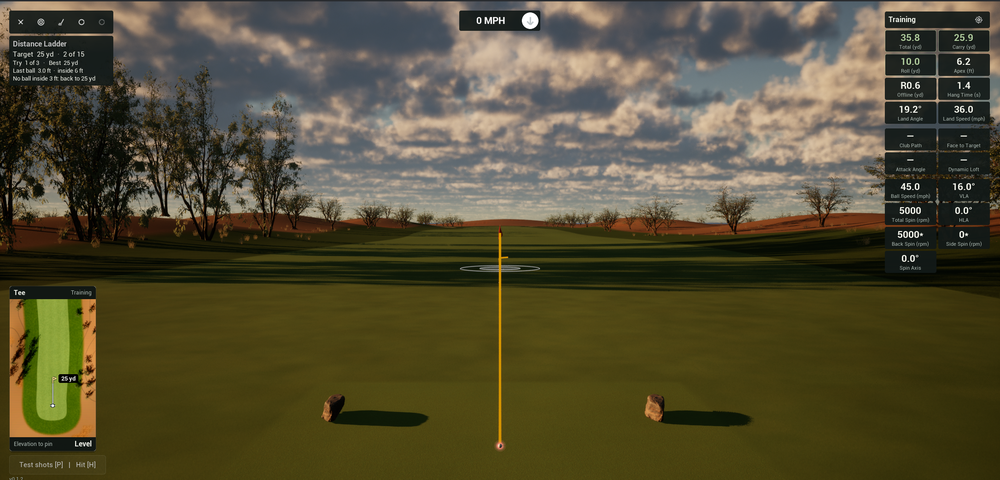
#> input picture Assets/Images/public_range.png, 1000 x 480 px, shrunk from 2171 x 1043 before the run
$ python -i grass_stability.py   (imports and definitions only)
#> lines starting #> are read from the running program, lines starting #| are printed output that depends on the picture
# SPDX-License-Identifier: MIT
"""Measure grass shimmer from the stationary frame sequences of UOpenGolf.Visual.RangeAssets.

Compares frames of a view's sequence over the lower (turf) part of the image: the mean of
each pixel's largest RGB-channel difference (out of 255) and the percentage of pixels whose
largest difference exceeds a threshold. The primary figure averages every consecutive frame
pair, which is far less noisy than one first-vs-last pair (also printed, matching the
original Windows measurements). View0 is the tee with
grass, View1 the same camera without grass, View4 the grass closeup and View5 the edge.
The terrain profile (UOpenGolf.Visual.RangeTerrain) also measures a fixed tree-canopy box in the views that show trees, with
the share of pixels that sparkle (change by more than 16/255). Requires Pillow. Example:

    python3 Assets/Scripts/grass_stability.py Saved/Screenshots/RangeAssets --sequence 20261016-010000
"""
import argparse
from dataclasses import dataclass
from pathlib import Path
import sys

from PIL import Image, ImageChops

DEFAULT_CROP_FRACTION = 0.4
DEFAULT_THRESHOLD = 3
DEFAULT_BANDS = 20
SPARKLE_THRESHOLD = 16
VIEW_NAMES = {0: "TeeGrassOn", 1: "TeeGrassOff", 4: "GrassClose", 5: "GrassEdge"}
TERRAIN_VIEW_NAMES = {0: "TeeGrassOn", 1: "TeeGrassOff", 4: "EdgeGrassOn", 5: "EdgeGrassOff", 6: "CloseGrassOn", 7: "CloseGrassOff"}
# Tree-canopy boxes (left, top, right, bottom fractions) in the terrain views that show trees, chosen
# on 2026-10-27 from the savanna range. The worst band grows with canopy area; a fixed box does not.
TERRAIN_CANOPY_BOXES = {0: ("Tee", (0.0, 0.38, 1.0, 0.52)), 3: ("Green", (0.45, 0.16, 0.95, 0.34)),
                        4: ("Edge", (0.38, 0.19, 0.75, 0.40)), 8: ("Bunker", (0.0, 0.0, 1.0, 0.18))}


@dataclass(frozen=True)
class Stability:
    mean_max_difference: float
    changed_percent: float
    sparkle_percent: float = 0.0


def compare_frames(first, last, crop_fraction=DEFAULT_CROP_FRACTION, threshold=DEFAULT_THRESHOLD, band=None, box=None):
    """Compare two frames over the bottom crop_fraction of rows, band=(top, bottom) row fractions,
    or box=(left, top, right, bottom) fractions."""
    if box is None:
        if band is None:
            if not 0.0 < crop_fraction <= 1.0:
                raise ValueError(f"crop_fraction must be in (0, 1]: {crop_fraction}")
            band = (1.0 - crop_fraction, 1.0)
        box = (0.0, band[0], 1.0, band[1])
    left, top, right, bottom = box
    if not (0.0 <= top < bottom <= 1.0 and 0.0 <= left < right <= 1.0):
        raise ValueError(f"box must satisfy 0 <= left < right <= 1 and 0 <= top < bottom <= 1: {box}")
    with Image.open(first) as a, Image.open(last) as b:
        if a.size != b.size:
            raise ValueError(f"Frame sizes differ: {a.size} vs {b.size}")
        width, height = a.size
        x0, y0 = min(round(width * left), width - 1), min(round(height * top), height - 1)
        pixels_box = (x0, y0, max(x0 + 1, round(width * right)), max(y0 + 1, round(height * bottom)))
        difference = ImageChops.difference(a.convert("RGB").crop(pixels_box), b.convert("RGB").crop(pixels_box))
    red, green, blue = difference.split()
    largest = ImageChops.lighter(ImageChops.lighter(red, green), blue)
    histogram = largest.histogram()
    pixels = sum(histogram)
    total = sum(level * count for level, count in enumerate(histogram))
    changed = sum(histogram[threshold + 1:])
    sparkle = sum(histogram[SPARKLE_THRESHOLD + 1:])
    return Stability(total / pixels, 100.0 * changed / pixels, 100.0 * sparkle / pixels)


def compare_sequence(frames, crop_fraction=DEFAULT_CROP_FRACTION, threshold=DEFAULT_THRESHOLD, band=None, box=None):
    """Average of compare_frames over every consecutive pair of frames."""
    if len(frames) < 2:
        raise ValueError("A sequence needs at least two frames")
    pairs = [compare_frames(a, b, crop_fraction, threshold, band, box) for a, b in zip(frames, frames[1:])]
    return Stability(sum(p.mean_max_difference for p in pairs) / len(pairs),
                     sum(p.changed_percent for p in pairs) / len(pairs),
                     sum(p.sparkle_percent for p in pairs) / len(pairs))


# [87 lines left out: functions worst_band, find_sequence, latest_sequence, main, not called in this run]


# [2 lines not run here, left out]

>>> import cv2
>>> picture = cv2.imread('../Images/public_range.png', cv2.IMREAD_GRAYSCALE)
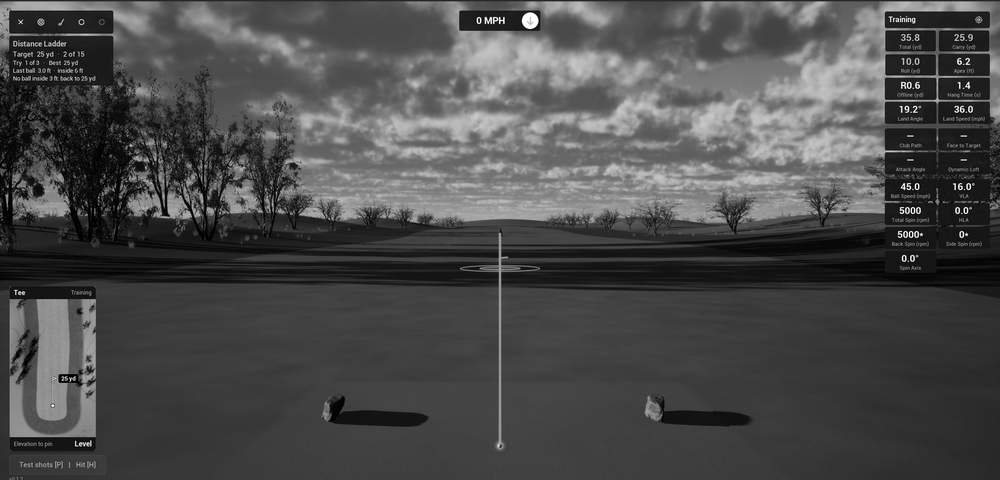
#> picture: shape (480, 1000); min 0, max 255, mean 75.1
>>> result = compare_sequence(picture)
#> (the run stopped early here; a loop or call above may not have finished)
